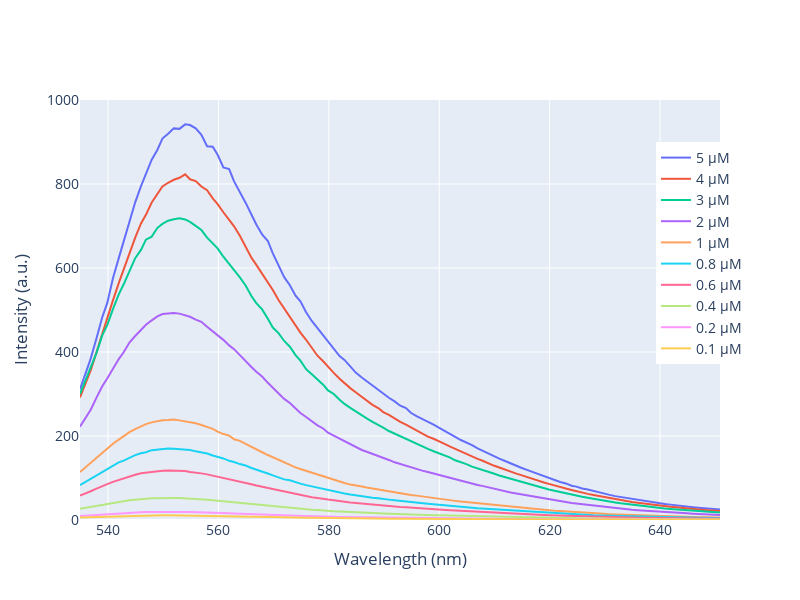

The cell this chart's notebook holds for it:
### Code cell
fig = go.Figure()

for λ_col, I_col, c in zip(WAVELENGHTS, INTENSITIES,C):
    fig.add_trace(go.Scatter(x=data[λ_col],y= data[I_col],
                    mode='lines',
                    name=f'{c} μM'))

fig.update_layout(
                  xaxis_title='Wavelength (nm)',
                  yaxis_title='Intensity (a.u.)',
                  height=600,
                  width=800,
                  yaxis=dict(range=[0, 1000]),
                  legend=dict(x=0.9, y=0.9),
                  font=dict(size=14))


fig.show()
